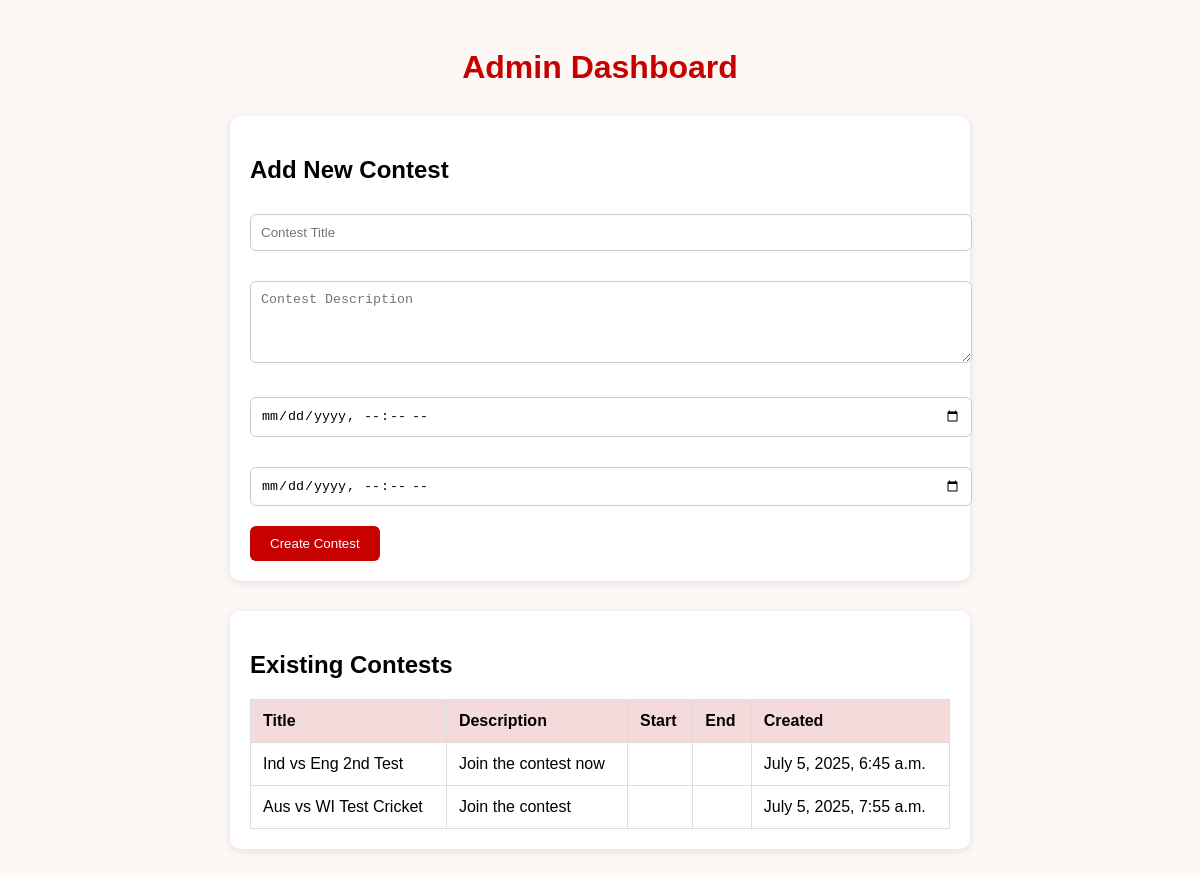
The page /admin-dashboard/ (signed in) on the database its author committed.
### Users/models.py (models this page shows, shortened)
class Contest(models.Model):
    title = models.CharField(max_length=255)
    description = models.TextField()
    created_at = models.DateTimeField(auto_now_add=True)
    is_active = models.BooleanField(default=True)

### Users/views.py (the view, shortened to what this page needs)
# urls.py: path('admin-dashboard/', views.admin_dashboard, name='admin_dashboard'),
@login_required
@user_passes_test(is_admin)
def admin_dashboard(request):
    contests = Contest.objects.all()
    return render(request, 'Users/admin_dashboard.html', {'contests': contests})

### Users/views.py (called while the page is built)
def is_admin(user):
    return user.is_superuser or user.is_staff

### Users/templates/Users/admin_dashboard.html (shortened to what this page needs)
{% load static %}
<!DOCTYPE html>
<html>
<head>
</head>
<body>
    <h1>Admin Dashboard</h1>
    <div class="form-container">
        <h2>Add New Contest</h2>
        <form method="POST">
            <input type="text" name="title" placeholder="Contest Title" required>
            <textarea name="desc" placeholder="Contest Description" rows="4" required></textarea>
            <input type="datetime-local" name="start" placeholder="Start Time" required>
            <input type="datetime-local" name="end" placeholder="End Time" required>
            <button type="submit">Create Contest</button>
        </form>
    </div>
    <div class="table-container">
        <h2>Existing Contests</h2>
        <table>
            <thead>
                <tr>
                    <th>Title</th>
                    <th>Description</th>
                    <th>Start</th>
                    <th>End</th>
                    <th>Created</th>
                </tr>
            </thead>
            <tbody>
                {% for contest in contests %}
                <tr>
                    <td>{{ contest.title }}</td>
                    <td>{{ contest.description }}</td>
                    <td>{{ contest.start_time }}</td>
                    <td>{{ contest.end_time }}</td>
                    <td>{{ contest.created_at }}</td>
                </tr>
                {% empty %}
                <tr>
                    <td colspan="5">No contests created yet.</td>
                </tr>
                {% endfor %}
            </tbody>
        </table>
    </div>
</body>
</html>

### Users/templates/Users/admin_dashboard.html (style rules this page uses)
body { font-family: Arial, sans-serif; background-color: #fdf7f6; padding: 20px; }
h1 { text-align: center; color: #c70000; }
.form-container, .table-container { background-color: white; padding: 20px; margin: 30px auto; max-width: 700px; border-radius: 10px; box-shadow: 0 2px 8px rgba(0,0,0,0.1); }
input, textarea { width: 100%; padding: 10px; margin-top: 10px; margin-bottom: 20px; border: 1px solid #ccc; border-radius: 6px; }
button { padding: 10px 20px; background-color: #c70000; color: white; border: none; border-radius: 6px; cursor: pointer; }
table { width: 100%; border-collapse: collapse; margin-top: 15px; }
th, td { border: 1px solid #ddd; padding: 12px; text-align: left; }
th { background-color: #f4dada; }

### rows shown on the page
Contest: title "Ind vs Eng 2nd Test", description "Join the contest now", created_at "July 5, 2025, 6:45 a.m."
Contest: title "Aus vs WI Test Cricket", description "Join the contest", created_at "July 5, 2025, 7:55 a.m."
